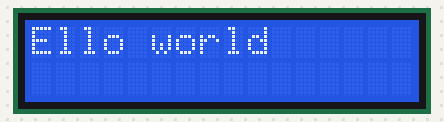
A sketch run on a simulated Arduino Uno, built with avr-gcc and run on an emulated ATmega328P. On the bench: 16×2 character LCD.

Above: at 0.6 s.
At 1.7 s:
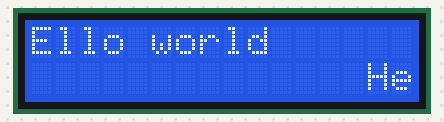
At 2.5 s:
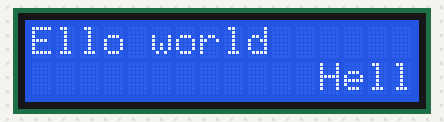
At 3.3 s:
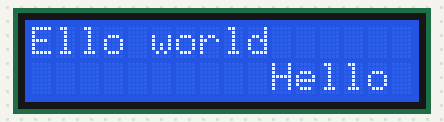
At 4.1 s:
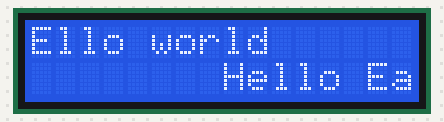
At 7.3 s:
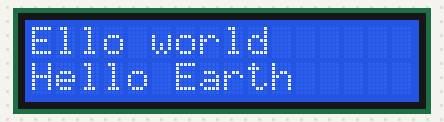

The sketch:

sketch_oct29_display.ino
```cpp
#include <LiquidCrystal.h>

 // megjegyzes : 40 karakter hosszu lehet
LiquidCrystal lcd(9, 8, 4, 5, 6, 7);
char s1[] = "HEllo world";
char s2[]="Hello Earth";
//int counter =0;
void setup() {
  lcd.begin(16, 2);
  leftprint(s1);
  rightprint(s2);
}
void rightprint(char text[]) {
  for(int i=16;i>=0;i--) {
    lcd.setCursor(0,1);

    for(int j=0;j<16;j++) {
      lcd.print(" ");
    }

    lcd.setCursor(i,1);
    lcd.print(text);
    delay(400);
  }
}

void leftprint(char text[]) {
  for(int i = 40 - strlen(text); i <= 40 - strlen(text) + 16; i++)
  {
    lcd.setCursor(0,1);
    for(int j=0;j<16;j++)
    {
      lcd.print(" ");
    }
    lcd.setCursor(i,1 );
    lcd.print(text);
    delay(40);
  }
}
void loop(){
  delay(1000);
}
```

Measured:
- what the display in image 0 shows lasts 0.7 s, from 0.5 s to 1.2 s
- what the display in image 1 shows lasts 0.4 s, from 1.6 s to 2.0 s
